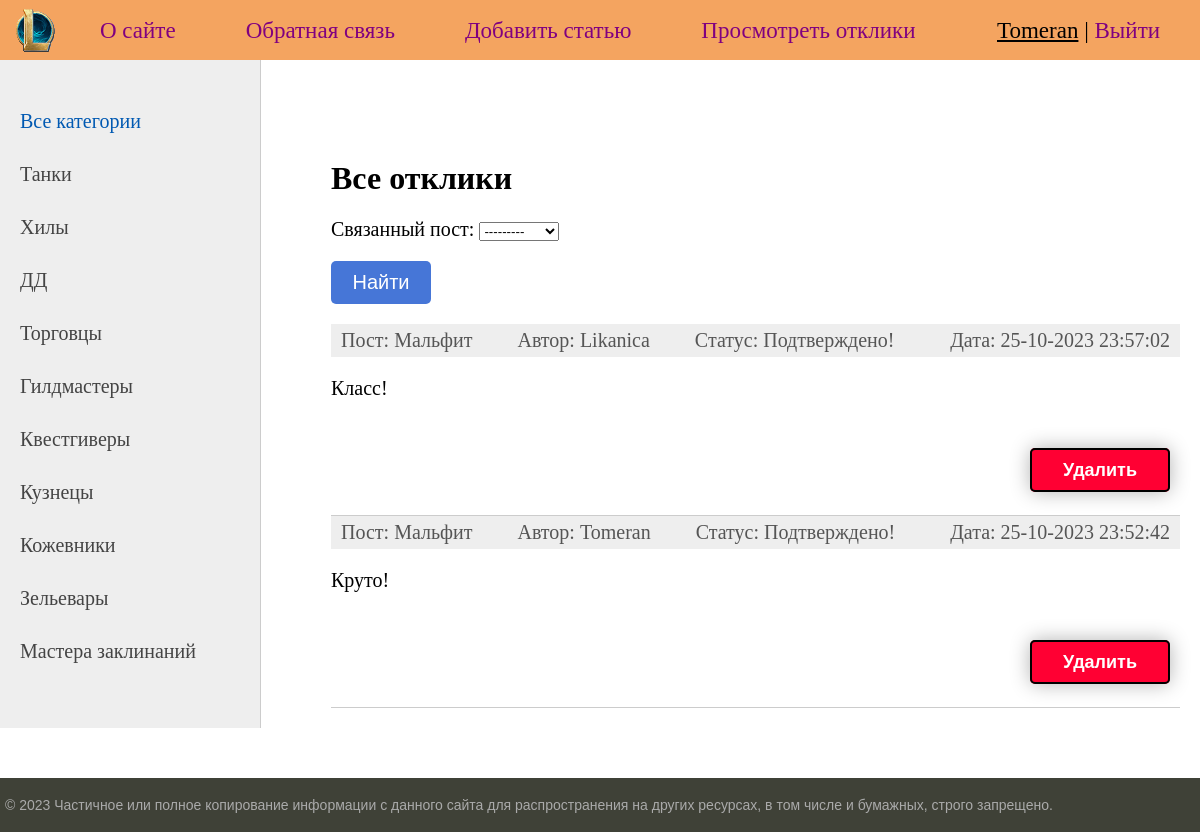
Page /messages/ (signed in) on the earlier database version.
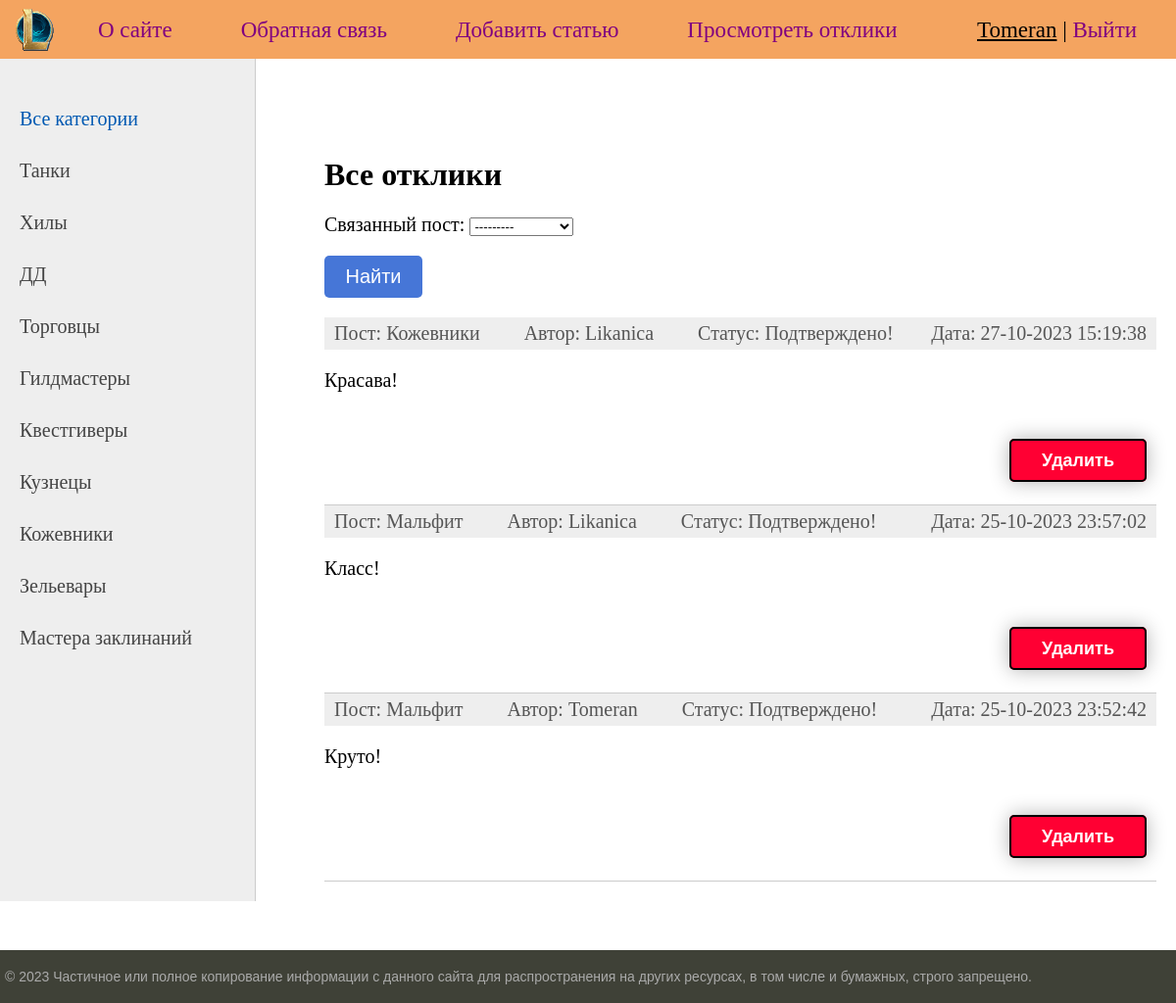
Same page on the later database version.
### bulletinboard/models.py (models this page shows, shortened)
class Category(models.Model):
    name = models.CharField(max_length=100, db_index=True, verbose_name='Категория')
    slug = models.SlugField(max_length=255, unique=True, db_index=True, verbose_name='URL')
    def get_absolute_url(self):
        return reverse('category', kwargs={'cat_slug': self.slug})
    class Meta:
        verbose_name = 'Категория'
        verbose_name_plural = 'Категории'
        ordering = ['id']

class Message(models.Model):
    post = models.ForeignKey(Post, on_delete=models.CASCADE, verbose_name='Связанный пост')
    author = models.ForeignKey(Author, on_delete=models.CASCADE, verbose_name='Автор')
    creation_time = models.DateTimeField(auto_now_add=True, verbose_name='Время создания')
    text = models.TextField(blank=False, verbose_name='Содержание')
    is_approved = models.BooleanField(default=False, verbose_name='Подтверждение')
    class Meta:
        verbose_name = 'Отклик'
        verbose_name_plural = 'Отклики'
        ordering = ['-creation_time']

class Post(models.Model):
    author = models.ForeignKey(Author, on_delete=models.CASCADE, verbose_name='Автор')
    category = models.ForeignKey('Category', models.CASCADE, verbose_name='Категория')
    creation_time = models.DateTimeField(auto_now_add=True, verbose_name='Время создания')
    title = models.CharField(max_length=255, blank=False, verbose_name='Заголовок')
    body = RichTextUploadingField(verbose_name='Содержание')
    def __str__(self):
        return self.title
    class Meta:
        verbose_name = 'Объявление'
        verbose_name_plural = 'Объявления'
        ordering = ['-creation_time', 'title']

class Author(models.Model):
    user = models.OneToOneField(User, on_delete=models.CASCADE)
    def __str__(self):
        return self.user.username
    class Meta:
        verbose_name = 'Автор'
        verbose_name_plural = 'Авторы'
        ordering = ['id']

### bulletinboard/views.py (the view)
# urls.py: path('messages/', ShowMessages.as_view(), name='messages'),
class ShowMessages(LoginRequiredMixin, DataMixin, ListView):
    model = Message
    template_name = 'bulletinboard/messages.html'
    context_object_name = 'messages'
    def get_queryset(self):
        author_instance, created = Author.objects.get_or_create(user=self.request.user)
        queryset = super().get_queryset()
        self.filterset = MessageFilter(self.request.GET, queryset, user=self.request.user)
        return self.filterset.qs.filter(post__author=author_instance)
    def get_context_data(self, *, object_list=None, **kwargs):
        context = super().get_context_data(**kwargs)
        c_def = self.get_user_context(title='Все полученные отклики', filterset=self.filterset)
        return context | c_def

### bulletinboard/templatetags/bulletinboard_tags.py (called while the page is built)
@register.inclusion_tag('bulletinboard/list_categories.html')
def show_categories(cat_selected=0):
    cats = Category.objects.all()
    return {'cats': cats, 'cat_selected': cat_selected}

### bulletinboard/utils.py (called while the page is built)
    def get_user_context(self, **kwargs):
        context = kwargs
        cats = Category.objects.annotate(Count('post'))
        user_menu = menu.copy()
        if not self.request.user.is_authenticated:
            user_menu.pop(2)
            user_menu.pop(2)
        context['menu'] = user_menu
        context['cats'] = cats
        if 'cat_selected' not in context:
            context['cat_selected'] = 0
        return context

### bulletinboard/templates/bulletinboard/messages.html (shortened to what this page needs)
{% extends 'bulletinboard/index.html' %}
{% block content %}
<h1>Все отклики</h1>
    <form action="" method="get">
        {{ filterset.form.as_p }}
        <input type="submit" value="Найти" class = 'btn' style = 'margin-bottom: 20px'/>
    </form>
<ul class="list-articles">
	{% for m in messages %}
		<li><div class="article-panel">
			<p class="first">Пост: {{m.post.title|truncatewords:10}}&nbsp;&nbsp;&nbsp;&nbsp;&nbsp;&nbsp;&nbsp;&nbsp;
				Автор: {{m.author}}&nbsp;&nbsp;&nbsp;&nbsp;&nbsp;&nbsp;&nbsp;&nbsp;
				{% if m.is_approved %}
				Статус: Подтверждено!
				{% else %}
				Статус: Ожидает подтверждения...
				{% endif %}
					</p>
			<p class="last">Дата: {{m.creation_time|date:"d-m-Y H:i:s"}}</p>
		</div>
			<p>{{m.text}}</p>
			<p class="link-read-post" style = 'margin-bottom: -5px;'>
				<a href="{% url 'message_delete' pk=m.id %}" class = 'button'>
					<span class = 'span'>Удалить</span>
				</a>
			</p>
			</li>
	{% endfor %}
</ul>
{% endblock %}

### bulletinboard/templates/bulletinboard/index.html (shortened to what this page needs)
{% extends 'bulletinboard/default.html' %}

### bulletinboard/templates/bulletinboard/default.html (shortened to what this page needs)
<!DOCTYPE html>
{% load bulletinboard_tags %}
{% load static %}
<html>
<head>
	<link type="text/css" href="{% static 'bulletinboard/css/styles.css' %}" rel="stylesheet" />
</head>
<body>
<table class="table-page" border=0 cellpadding="0" cellspacing="0">
<tr><td valign=top>
{% block mainmenu %}
	<nav class = "sticky">
		<div class="header">
			<ul id="mainmenu" class="mainmenu">
			<li class="logo"><a href="{% url 'home' %}"><div class="logo"></div></a></li>
			{% for m in menu %}
						<li><a href="{% url m.url_name %}">{{m.title}}</a></li>
			{% endfor %}
				{% if request.user.is_authenticated %}
				<li class="last"><span style="text-decoration: underline;">{{user.username}}</span> | <a href="{% url 'logout' %}">Выйти</a></li>
				{% else %}
				<li class="last"><a href="{% url 'register' %}">Регистрация</a> | <a href="{% url 'login' %}">Войти</a></li>
				{% endif %}
			</ul>
		</div>
	</nav>
{% endblock mainmenu %}
<table class="table-content" border=0 cellpadding="0" cellspacing="0">
<tr>
	<td valign="top" class="left-chapters">
	<ul id="leftchapters">
		{% if cat_selected == 0 %}
		<li class="selected">Все категории</li>
		{% else %}
		<li><a href ="{% url 'home' %}">Все категории</a></li>
		{% endif %}
		{% show_categories cat_selected%}
	</ul>
</td>
<td valign="top" class="content">
	<div class="content-text">
{% block content %}
{% endblock %}
	</div>
</td></tr></table>
</td></tr>
<tr><td valign=top>
	<div id="footer">
		<p>&copy; 2023 Частичное или полное копирование информации с данного сайта для распространения на других ресурсах, в том числе и бумажных, строго запрещено.</p>
	</div>
</td></tr></table>
</body>
</html>

### bulletinboard/templates/bulletinboard/list_categories.html
{% for c in cats %}
    {% if c.pk == cat_selected %}
        <li class="selected">{{c.name}}</li>
    {% else %}
        <li><a href="{{ c.get_absolute_url }}">{{c.name}}</a></li>
    {% endif %}
{% endfor %}

### bulletinboard/static/bulletinboard/css/styles.css (style rules this page uses)
html, body { font-family: 'Times New Roman'; margin: 0; padding: 0; height: 100%; width: 100%; color: #444; }
a { color: #0059b2; text-decoration: none; }
p.link-read-post { text-align: right; }
p.link-read-post a { text-decoration: none; }
.btn { cursor: pointer; min-width: 100px; border: 0; border-radius: 5px; background: #4676D7; color: #fff; font-size: 20px; padding: 10px; }
div.article-panel { background: #eee; padding: 5px 10px 5px 10px; box-sizing: border-box; overflow: hidden; color: #555; }
div.article-panel p.first { margin: 0; float: left; }
div.article-panel p.last { margin: 0; float: right; }
ul.list-articles { list-style: none; margin: 0; padding: 0; }
ul.list-articles li { border-bottom: 1px solid #ccc; }
.table-page { width: 100%; height: 100%; vertical-align: top; }
.table-page tr { height: 100%; }
.header { background: #F4A460; height: 60px; }
.logo { background: url('../images/logo.png') no-repeat 10px 5px; width: 70px; height: 60px; }
ul.mainmenu { list-style: none; margin: 0; padding: 0; height: 60px; color: black; font-size: 23px; overflow: hidden; }
ul.mainmenu li { float: left; margin: 18px 40px 0 30px; }
ul.mainmenu li.logo { margin: 0; }
ul.mainmenu li.last { float: right; }
ul.mainmenu li a { color: #800080; text-decoration: none; }
.table-content { width: 100%; min-height: 100%; height: 100%; }
.left-chapters { margin: 0; background: #eee; border-right: 1px solid #ccc; min-height: 100%; }
.left-chapters ul { width: 230px; min-height: 100%; margin: 0; padding: 20px 10px 10px 20px; list-style: none; font-size: 20px; }
.left-chapters ul li { margin: 30px 0 0 0; color: #999; }
.left-chapters ul li.selected { color: #0059b2; }
.left-chapters ul li a { color: #444; text-decoration: none; }
.content { padding: 40px 20px 20px 40px; width: 100%; box-sizing: border-box; }
.content-text { margin: 60px 0 0 30px; color: #000; font-size: 20px; font-family: Yandex Sans Display Light; }
.content-text h1 { font-size: 32px; }
#footer { box-sizing: border-box; background: #3F4137; padding: 5px; color: #aaa; font-size: 14px; font-family: Verdana, Geneva, Arial, Helvetica; text-align: left; overflow: hidden; margin-top:50px }
.sticky { position: -webkit-sticky; position: sticky; top: 0; }

### bulletinboard/templates/bulletinboard/messages.html (style rules this page uses)
.button { font-weight: bold; font-size: 18px; font-family: 'Arial'; background-color: #FF0033; line-height: 100px; color: black; cursor: pointer; overflow: hidden; border-radius: 5px; box-shadow: 0 0 20px 0 rgba(0,0,0,.3); padding: 10px 31px; margin-right:10px; border: 2px solid; }
.span { color:white; }

Differences in the rows shown:
added Message: post "Кожевники", author "Likanica", is_approved "Статус: Подтверждено!", creation_time "27-10-2023 15:19:38", text "Красава!"
